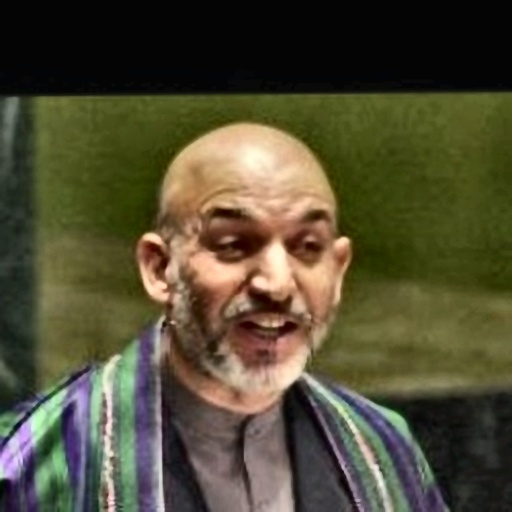
#> input picture images/afghan_male.jpg, 512 x 512 px
$ python -i image_processor.py   (imports and definitions only)
#> lines starting #> are read from the running program, lines starting #| are printed output that depends on the picture
#> further down, picture is the input picture: shape (512, 512, 3); mean B, G, R 52.3, 76, 80.8
"""
Image Processor
===============
Helper utilities for image pre/post-processing, comparison views,
and texture helpers.
"""

import cv2
import numpy as np
from PIL import Image, ImageDraw, ImageFont
import os
import uuid
import logging

from django.conf import settings

logger = logging.getLogger(__name__)

# Default output size
FACE_SIZE = (256, 256)


class ImageProcessor:
    """Static helper methods for image processing tasks."""

    # ------------------------------------------------------------------
    #  Pre-processing
    # ------------------------------------------------------------------

    # [143 lines left out: functions preprocess_for_model, normalize_tensor, denormalize_tensor, create_comparison_view, save_image, not called in this run]

    # ------------------------------------------------------------------
    #  Texture helpers
    # ------------------------------------------------------------------

    @staticmethod
    def add_aging_texture(image: np.ndarray, strength: float = 0.3) -> np.ndarray:
        """
        Generic wrinkle/texture overlay helper.

        Uses difference-of-Gaussians to extract skin texture and
        amplify it, producing a subtle aged-skin effect.
        """
#> called with strength = 0.3
        gray = cv2.cvtColor(image, cv2.COLOR_BGR2GRAY)
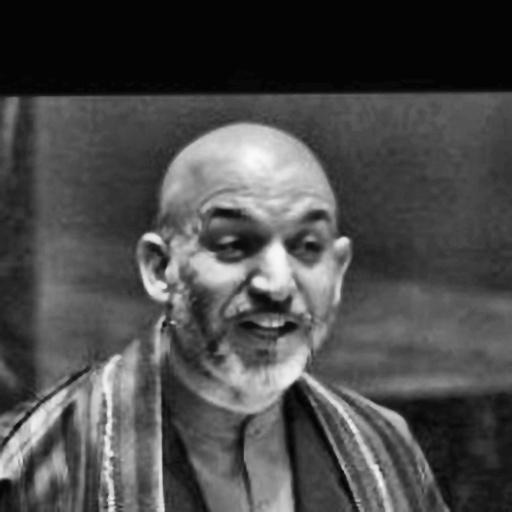
#> gray: shape (512, 512); min 2, max 250, mean 74.7
        g1 = cv2.GaussianBlur(gray, (3, 3), 0)
        g2 = cv2.GaussianBlur(gray, (9, 9), 0)
        detail = cv2.subtract(g1, g2)
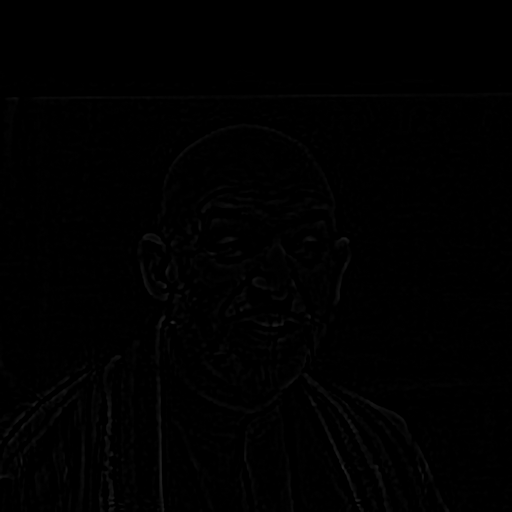
#> detail: shape (512, 512); min 0, max 41, mean 0.9

        detail_3ch = cv2.merge([detail] * 3).astype(np.float32) / 255.0
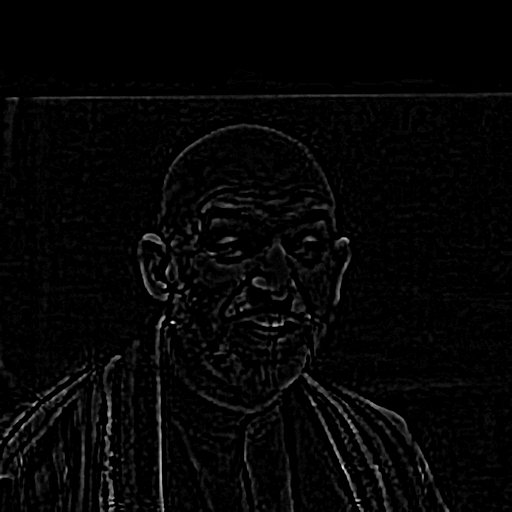
#> detail_3ch: shape (512, 512, 3) float32; min 0, max 0.161, mean 0.00358; drawn with min black and max white
        result = image.astype(np.float32) - detail_3ch * strength * 180
        return np.clip(result, 0, 255).astype(np.uint8)

    # [7 lines left out: function read_image, not called in this run]

>>> import cv2
>>> picture = cv2.imread('../../../images/afghan_male.jpg')
>>> result = ImageProcessor().add_aging_texture(picture)

$ run again, on images/african_american_female_1.jpg
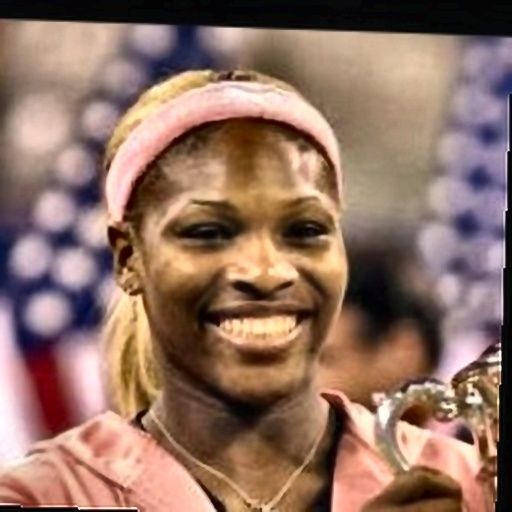
#> input picture images/african_american_female_1.jpg, 512 x 512 px
#> picture is the input picture: shape (512, 512, 3); mean B, G, R 99.3, 113.5, 144.9
#> in add_aging_texture, `gray = cv2.cvtColor(image, cv2.COLOR_BGR2GRAY)`:
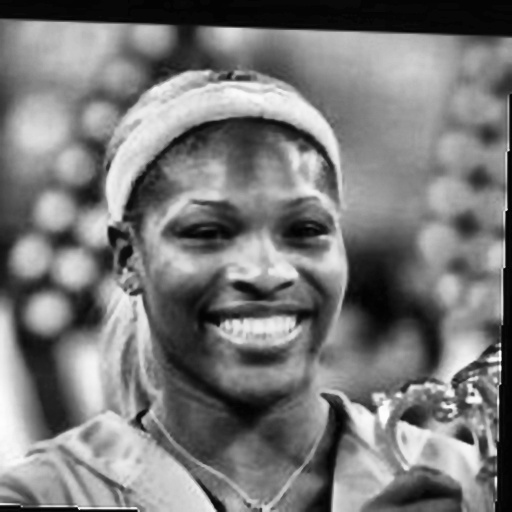
#> gray: shape (512, 512); min 1, max 254, mean 121.3
#> in add_aging_texture, `detail_3ch = cv2.merge([detail] * 3).astype(np.float32) / 255.0`:
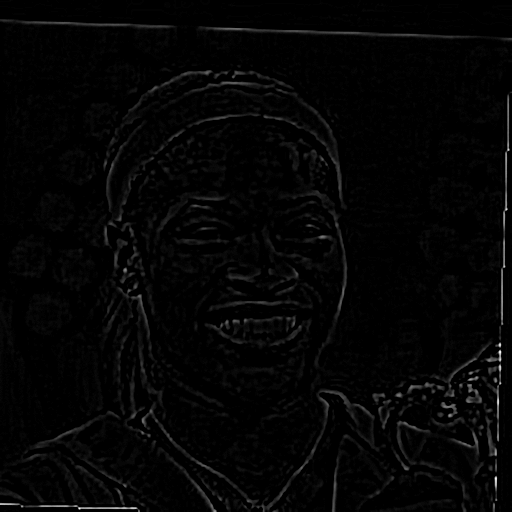
#> detail_3ch: shape (512, 512, 3) float32; min 0, max 0.275, mean 0.00518; drawn with min black and max white

$ run again, on images/african_american_female_2.jpg
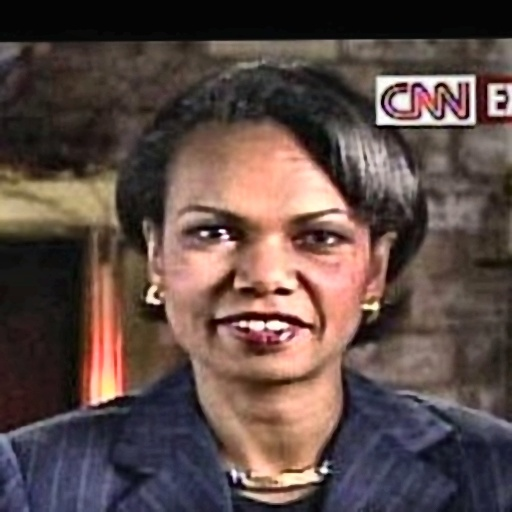
#> input picture images/african_american_female_2.jpg, 512 x 512 px
#> picture is the input picture: shape (512, 512, 3); mean B, G, R 70.8, 75.2, 93.6
#> in add_aging_texture, `g2 = cv2.GaussianBlur(gray, (9, 9), 0)`:
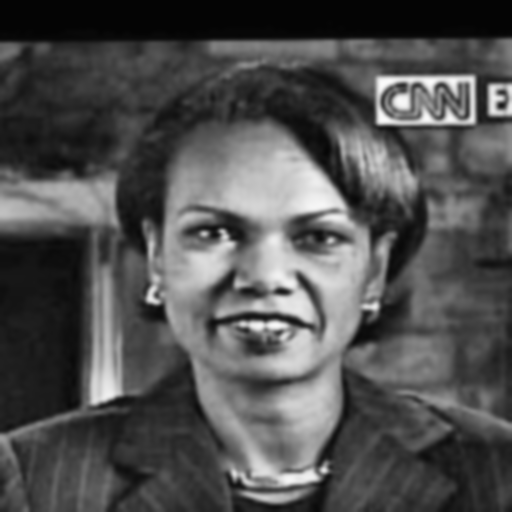
#> g2: shape (512, 512); min 4, max 251, mean 80.2
#> in add_aging_texture, `detail_3ch = cv2.merge([detail] * 3).astype(np.float32) / 255.0`:
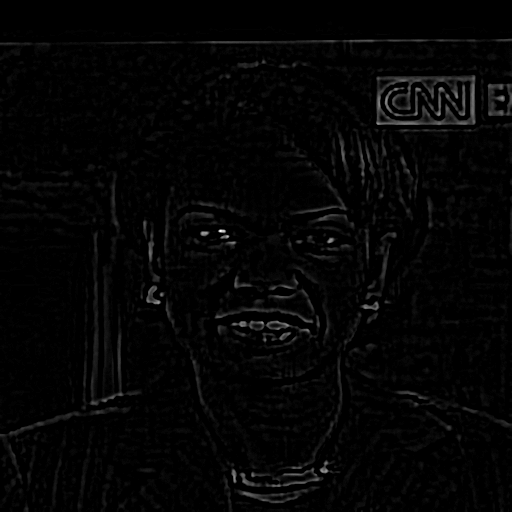
#> detail_3ch: shape (512, 512, 3) float32; min 0, max 0.282, mean 0.00524; drawn with min black and max white

$ run again, on images/african_american_female_3.jpg
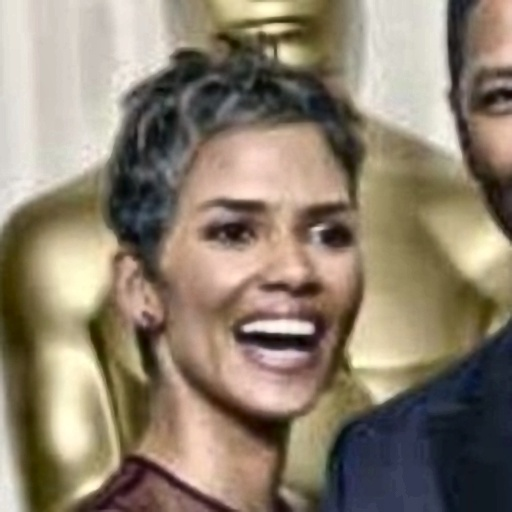
#> input picture images/african_american_female_3.jpg, 512 x 512 px
#> picture is the input picture: shape (512, 512, 3); mean B, G, R 110.5, 128.2, 141.1
#> in add_aging_texture, `gray = cv2.cvtColor(image, cv2.COLOR_BGR2GRAY)`:
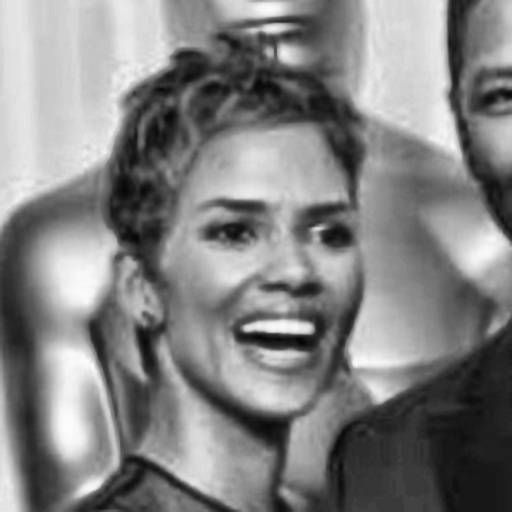
#> gray: shape (512, 512); min 4, max 252, mean 130
#> in add_aging_texture, `detail = cv2.subtract(g1, g2)`:
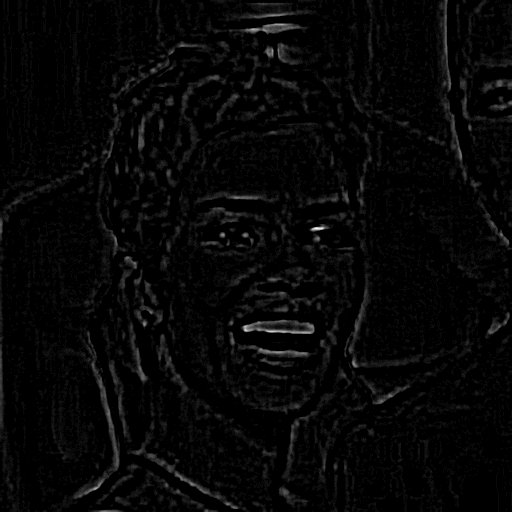
#> detail: shape (512, 512); min 0, max 27, mean 0.7; drawn with min black and max white
